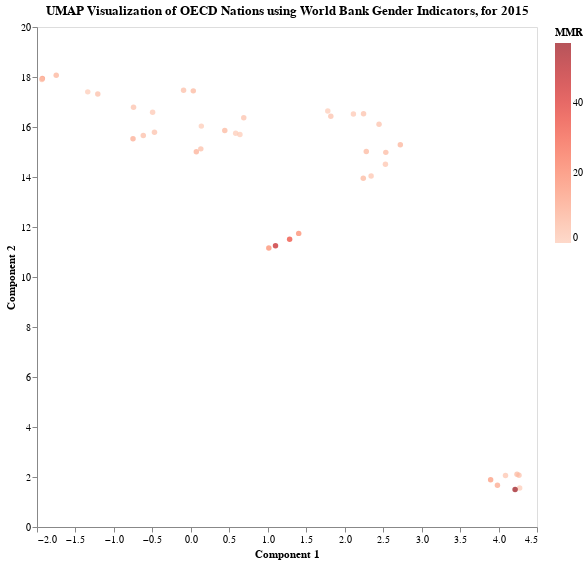

Notebook cell for this chart:
### Code cell
# UMAP visualization with two embeddings
embeddings = umap.UMAP(
    n_components=2, n_neighbors=3, min_dist=0, random_state=42
).fit_transform(X)

params["method"] = "UMAP"
params["scale"] = None
viz_reduction(add_info_to_reduced(embeddings, df), params)

### Figure 1 — Vega-Lite specification as saved in the notebook (floating-point values rounded to 4 significant figures)
{"config": {"view": {"continuousWidth": 300, "continuousHeight": 300}, "axis": {"grid": false}}, "data": {"name": "data-1f4fcb8194e6b61257c1177e10ee8034"}, "mark": {"type": "circle"}, "encoding": {"color": {"field": "MMR", "scale": {"scheme": "reds"}, "type": "quantitative"}, "tooltip": [{"field": "Country", "type": "nominal"}], "x": {"field": "0", "scale": {}, "title": "Component 1", "type": "quantitative"}, "y": {"field": "1", "scale": {}, "title": "Component 2", "type": "quantitative"}}, "height": 500, "title": "UMAP Visualization of OECD Nations using World Bank Gender Indicators, for 2015", "width": 500, "$schema": "https://vega.github.io/schema/vega-lite/v5.15.1.json", "datasets": {"data-1f4fcb8194e6b61257c1177e10ee8034": [{"0": 0.6877, "1": 16.37, "MMR": 3.0, "Country": "AUS"}, {"0": 2.534, "1": 14.99, "MMR": 5.0, "Country": "AUT"}, {"0": -0.7451, "1": 16.79, "MMR": 3.0, "Country": "BEL"}, {"0": 2.281, "1": 15.02, "MMR": 6.0, "Country": "CAN"}, {"0": 2.723, "1": 15.29, "MMR": 7.0, "Country": "CHE"}, {"0": -1.93, "1": 17.94, "MMR": 15.0, "Country": "CHL"}, {"0": 1.1, "1": 11.25, "MMR": 47.0, "Country": "COL"}, {"0": 2.53, "1": 14.51, "MMR": 2.0, "Country": "CZE"}, {"0": -0.473, "1": 15.79, "MMR": 3.0, "Country": "DEU"}, {"0": 0.1364, "1": 16.04, "MMR": 0.0, "Country": "DNK"}, {"0": -0.09438, "1": 17.47, "MMR": 4.0, "Country": "ESP"}, {"0": 4.275, "1": 1.564, "MMR": 0.0, "Country": "EST"}, {"0": 0.1297, "1": 15.13, "MMR": 4.0, "Country": "FIN"}, {"0": -1.21, "1": 17.32, "MMR": 4.0, "Country": "FRA"}, {"0": 0.07124, "1": 15.01, "MMR": 8.0, "Country": "GBR"}, {"0": 0.03183, "1": 17.45, "MMR": 6.0, "Country": "GRC"}, {"0": 4.266, "1": 2.071, "MMR": 3.0, "Country": "HRV"}, {"0": 2.242, "1": 13.95, "MMR": 6.0, "Country": "HUN"}, {"0": 2.113, "1": 16.52, "MMR": 1.0, "Country": "IRL"}, {"0": 0.6381, "1": 15.7, "MMR": 0.0, "Country": "ISL"}, {"0": 2.447, "1": 16.11, "MMR": 3.0, "Country": "ISR"}, {"0": -1.937, "1": 17.9, "MMR": 3.0, "Country": "ITA"}, {"0": -0.6183, "1": 15.66, "MMR": 4.0, "Country": "JPN"}, {"0": -0.7518, "1": 15.53, "MMR": 9.0, "Country": "KOR"}, {"0": 3.986, "1": 1.666, "MMR": 10.0, "Country": "LTU"}, {"0": -1.34, "1": 17.41, "MMR": 0.0, "Country": "LUX"}, {"0": 4.215, "1": 1.501, "MMR": 57.0, "Country": "LVA"}, {"0": 1.284, "1": 11.51, "MMR": 34.0, "Country": "MEX"}, {"0": 1.78, "1": 16.64, "MMR": 0.0, "Country": "MLT"}, {"0": 1.82, "1": 16.43, "MMR": 3.0, "Country": "NLD"}, {"0": 0.5828, "1": 15.75, "MMR": 0.0, "Country": "NOR"}, {"0": 2.245, "1": 16.53, "MMR": 3.0, "Country": "NZL"}, {"0": 4.09, "1": 2.057, "MMR": 2.0, "Country": "POL"}, {"0": -1.75, "1": 18.07, "MMR": 7.0, "Country": "PRT"}, {"0": 3.897, "1": 1.892, "MMR": 14.0, "Country": "ROU"}, {"0": 0.4413, "1": 15.86, "MMR": 6.0, "Country": "SGP"}, {"0": 2.344, "1": 14.04, "MMR": 2.0, "Country": "SVK"}, {"0": 4.24, "1": 2.11, "MMR": 5.0, "Country": "SVN"}, {"0": -0.4971, "1": 16.59, "MMR": 1.0, "Country": "SWE"}, {"0": 1.014, "1": 11.16, "MMR": 17.0, "Country": "TUR"}, {"0": 1.402, "1": 11.74, "MMR": 18.0, "Country": "USA"}]}}
